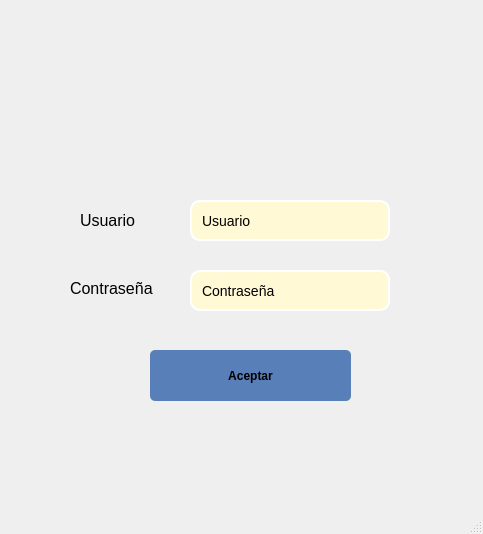
<?xml version="1.0" encoding="UTF-8"?>
<ui version="4.0">
 <class>RegistroWindow</class>
 <widget class="QMainWindow" name="RegistroWindow">
  <property name="geometry">
   <rect>
    <x>0</x>
    <y>0</y>
    <width>483</width>
    <height>534</height>
   </rect>
  </property>
  <property name="windowTitle">
   <string>MainWindow</string>
  </property>
  <widget class="QWidget" name="centralwidget">
   <widget class="QLabel" name="contrasenia">
    <property name="geometry">
     <rect>
      <x>70</x>
      <y>280</y>
      <width>91</width>
      <height>16</height>
     </rect>
    </property>
    <property name="font">
     <font>
      <pointsize>12</pointsize>
     </font>
    </property>
    <property name="text">
     <string>Contraseña</string>
    </property>
   </widget>
   <widget class="QLineEdit" name="contrasena">
    <property name="geometry">
     <rect>
      <x>190</x>
      <y>270</y>
      <width>200</width>
      <height>41</height>
     </rect>
    </property>
    <property name="styleSheet">
     <string notr="true">QLineEdit {
          border: 2px solid #ffffff;
          border-radius: 10px;
          padding: 8px;
          font-size: 14px;
          background-color: rgb(255, 249, 213);
      }</string>
    </property>
    <property name="text">
     <string>Contraseña</string>
    </property>
    <property name="placeholderText">
     <string>Nombre de Usuario</string>
    </property>
   </widget>
   <widget class="QLineEdit" name="usuario">
    <property name="geometry">
     <rect>
      <x>190</x>
      <y>200</y>
      <width>200</width>
      <height>41</height>
     </rect>
    </property>
    <property name="styleSheet">
     <string notr="true">QLineEdit {
          border: 2px solid #ffffff;
          border-radius: 10px;
          padding: 8px;
          font-size: 14px;
          background-color: rgb(255, 249, 213);
      }</string>
    </property>
    <property name="text">
     <string>Usuario</string>
    </property>
    <property name="placeholderText">
     <string>Nombre de Usuario</string>
    </property>
   </widget>
   <widget class="QLabel" name="usuariore">
    <property name="geometry">
     <rect>
      <x>80</x>
      <y>210</y>
      <width>141</width>
      <height>21</height>
     </rect>
    </property>
    <property name="font">
     <font>
      <pointsize>12</pointsize>
     </font>
    </property>
    <property name="text">
     <string>Usuario</string>
    </property>
   </widget>
   <widget class="QPushButton" name="insertar">
    <property name="geometry">
     <rect>
      <x>150</x>
      <y>350</y>
      <width>201</width>
      <height>51</height>
     </rect>
    </property>
    <property name="font">
     <font>
      <family>MS Shell Dlg 2</family>
      <weight>75</weight>
      <italic>false</italic>
      <bold>true</bold>
      <underline>false</underline>
      <strikeout>false</strikeout>
     </font>
    </property>
    <property name="styleSheet">
     <string notr="true">
      QPushButton {
	background-color: rgb(89, 127, 184);
	color: rgb(255, 95, 90);
        color: black;
        border: none;
        border-radius: 5px;
        padding: 10px;
border-color: rgb(182, 247, 245);
      }
      QPushButton:hover {
      	background-color: rgb(89, 127, 184);
border-color: rgb(182, 247, 245);
      }
     
</string>
    </property>
    <property name="text">
     <string>Aceptar</string>
    </property>
   </widget>
   <widget class="QLabel" name="label">
    <property name="geometry">
     <rect>
      <x>150</x>
      <y>10</y>
      <width>181</width>
      <height>171</height>
     </rect>
    </property>
    <property name="text">
     <string/>
    </property>
    <property name="pixmap">
     <pixmap>Inicio Sesion.png</pixmap>
    </property>
    <property name="scaledContents">
     <bool>true</bool>
    </property>
   </widget>
  </widget>
  <widget class="QMenuBar" name="menubar">
   <property name="geometry">
    <rect>
     <x>0</x>
     <y>0</y>
     <width>483</width>
     <height>21</height>
    </rect>
   </property>
  </widget>
  <widget class="QStatusBar" name="statusbar"/>
 </widget>
 <resources/>
 <connections/>
</ui>
